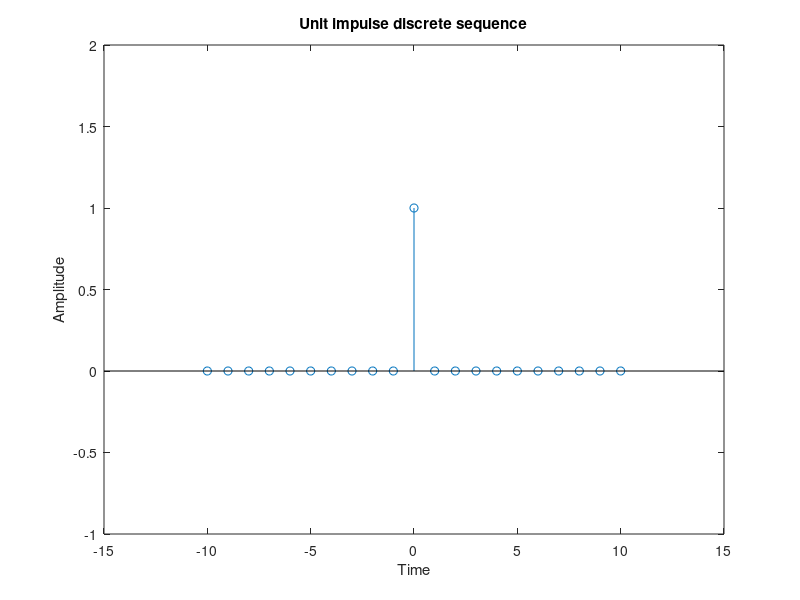

Write the MATLAB code that produced this figure.
close all;
clear;
n=-10:1:10;
for i=1:length(n)
    if n(i)==0
        y(i)=1;
    else
        y(i)=0;
    end
end
stem(n,y);
xlabel('Time');
ylabel('Amplitude');
title('Unit impulse discrete sequence');
axis([-15 15 -1 2]);
